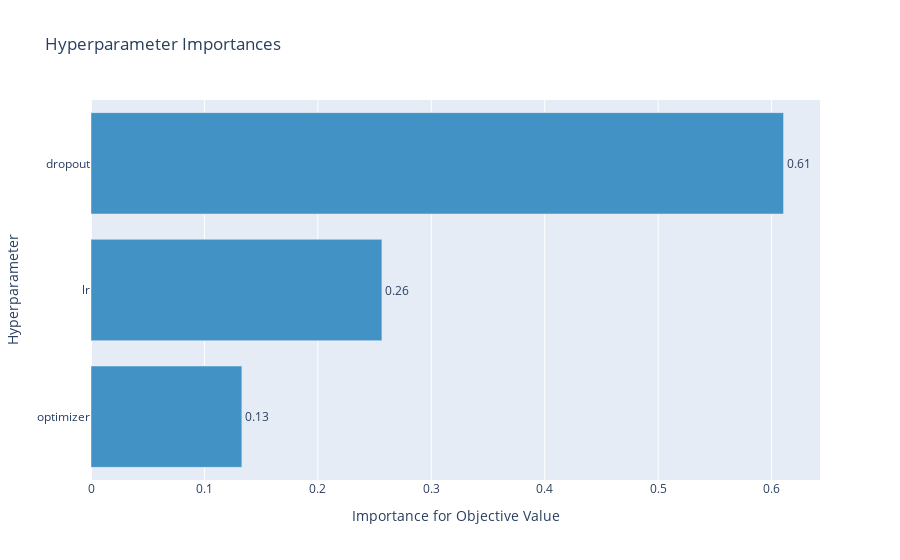

The notebook cell this image was saved under:
### Code cell
from optuna.trial import TrialState

pruned_trials = study.get_trials(deepcopy=False, states=[TrialState.PRUNED])
complete_trials = study.get_trials(deepcopy=False, states=[TrialState.COMPLETE])

print("Study statistics: ")
print("  Number of finished trials: ", len(study.trials))
print("  Number of pruned trials: ", len(pruned_trials))
print("  Number of complete trials: ", len(complete_trials))

print("Best trial:")
trial = study.best_trial

print("  Value: ", trial.value)

print("  Params: ")
for key, value in trial.params.items():
    print("    {}: {}".format(key, value))
    
fig = optuna.visualization.plot_param_importances(study)
fig.show()

### Figure 1 — Plotly figure (JSON) as saved in the notebook; plotly's stock layout.template omitted (floating-point values rounded to 4 significant figures)
{"data": [{"cliponaxis": false, "hovertemplate": ["optimizer (CategoricalDistribution): 0.13300029994067813<extra></extra>", "lr (LogUniformDistribution): 0.25645897317655214<extra></extra>", "dropout (UniformDistribution): 0.6105407268827697<extra></extra>"], "marker": {"color": "rgb(66,146,198)"}, "orientation": "h", "text": ["0.13300029994067813", "0.25645897317655214", "0.6105407268827697"], "textposition": "outside", "texttemplate": "%{text:.2f}", "type": "bar", "x": [0.133, 0.2565, 0.6105], "y": ["optimizer", "lr", "dropout"]}], "layout": {"showlegend": false, "title": {"text": "Hyperparameter Importances"}, "xaxis": {"title": {"text": "Importance for Objective Value"}}, "yaxis": {"title": {"text": "Hyperparameter"}}}}
